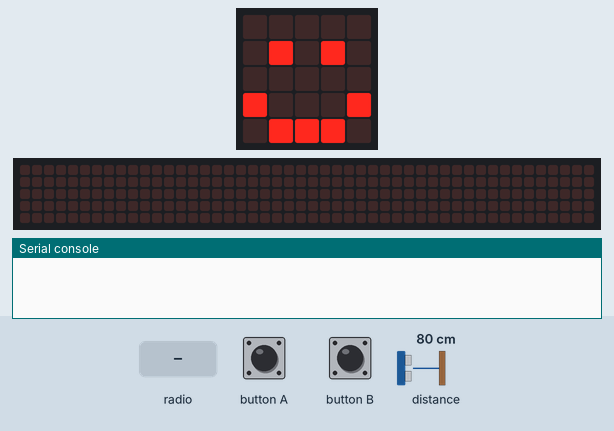
A program run on a simulated BBC micro:bit running MicroPython. Parts: the board's 5×5 LED display, a strip that is not on the board, showing the scrolling text unrolled, the last lines printed to the serial console. The test bench sets the inputs (shaded band); at power-on: distance to the obstacle 80 cm. The echo pulse lasts 58.3 µs per cm; no radio messages arrive unless stated (any console line starting 'radio sent:' is added by the test bench); the 48×5 strip is a reading aid, not a part: it shows the text the display is scrolling, unrolled, one strip-width of it at a time.

Above: at 1.2 s.
1.3 s: radio message "We Good" arrives
At 1.37 s:
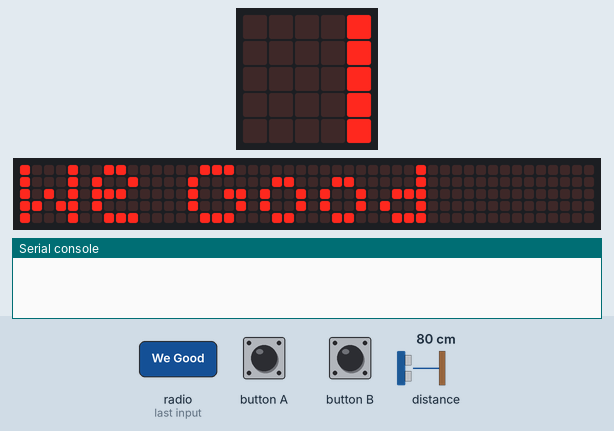
3.2 s: button A pressed for 0.15 s
At 7.6 s:
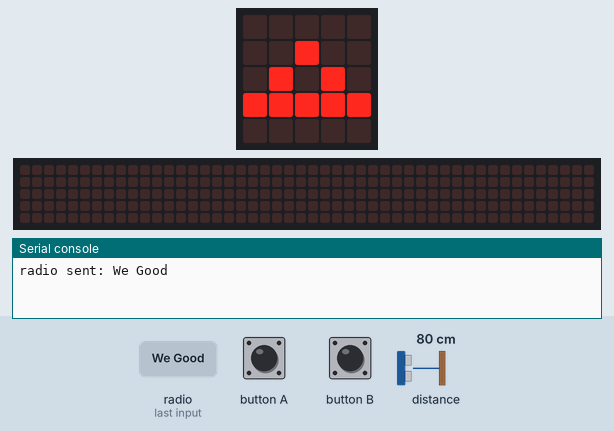
Timing chart, 0 to 9.1 s (numbered marks = the images above; inputs shaded):
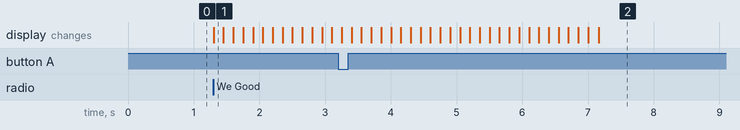

Measured:
- after the input at 1.3 s, the display: changes at once (image 1)
- after the input at 3.2 s, the display: first differs from a run without the input after 4.0 s (image 2)

The program:

main.py
```python
"""
Created by: Jet Lu
Created on: Mar 2026
This module is a Micro:bit MicroPython program that uses a HC-SR04 sonar to find the distance of an object.
"""

from microbit import *
import radio


class HCSR04:
    # this class abstracts out the functionality of the HC-SR04 and
    #   returns distance in mm
    # Trig: pin 1
    # Echo: pin 2
    def __init__(self, tpin=pin1, epin=pin2, spin=pin13):
        self.trigger_pin = tpin
        self.echo_pin = epin
        self.sclk_pin = spin

    def distance_mm(self):
        spi.init(
            baudrate=125000,
            sclk=self.sclk_pin,
            mosi=self.trigger_pin,
            miso=self.echo_pin,
        )
        pre = 0
        post = 0
        k = -1
        length = 200
        resp = bytearray(length)
        resp[0] = 0xFF
        spi.write_readinto(resp, resp)
        # find first non zero value
        try:
            i, value = next((ind, v) for ind, v in enumerate(resp) if v)
        except StopIteration:
            i = -1
        if i > 0:
            pre = bin(value).count("1")
            # find first non full high value afterwards
            try:
                k, value = next(
                    (ind, v)
                    for ind, v in enumerate(resp[i : length - 2])
                    if resp[i + ind + 1] == 0
                )
                post = bin(value).count("1") if k else 0
                k = k + i
            except StopIteration:
                i = -1
        dist = -1 if i < 0 else round(((pre + (k - i) * 8.0 + post) * 8 * 0.172) / 2)
        return dist


# variables
sonar = HCSR04()
numberDistance = 0

# setup
display.show(Image.HAPPY)
radio.config(group=5)
radio.on()

# start tracking with button a
while True:
    if button_a.was_pressed():
        while True:
            if sonar.distance_mm() / 10 < 5:
                display.show(Image.TRIANGLE)
                radio.send("Too Close")
            else:
                display.show(Image.TRIANGLE)
                radio.send("We Good")
            sleep(5000)
    message = radio.receive()
    if message:
        display.clear()
        display.scroll(message)
        display.show(Image.HAPPY)
```
